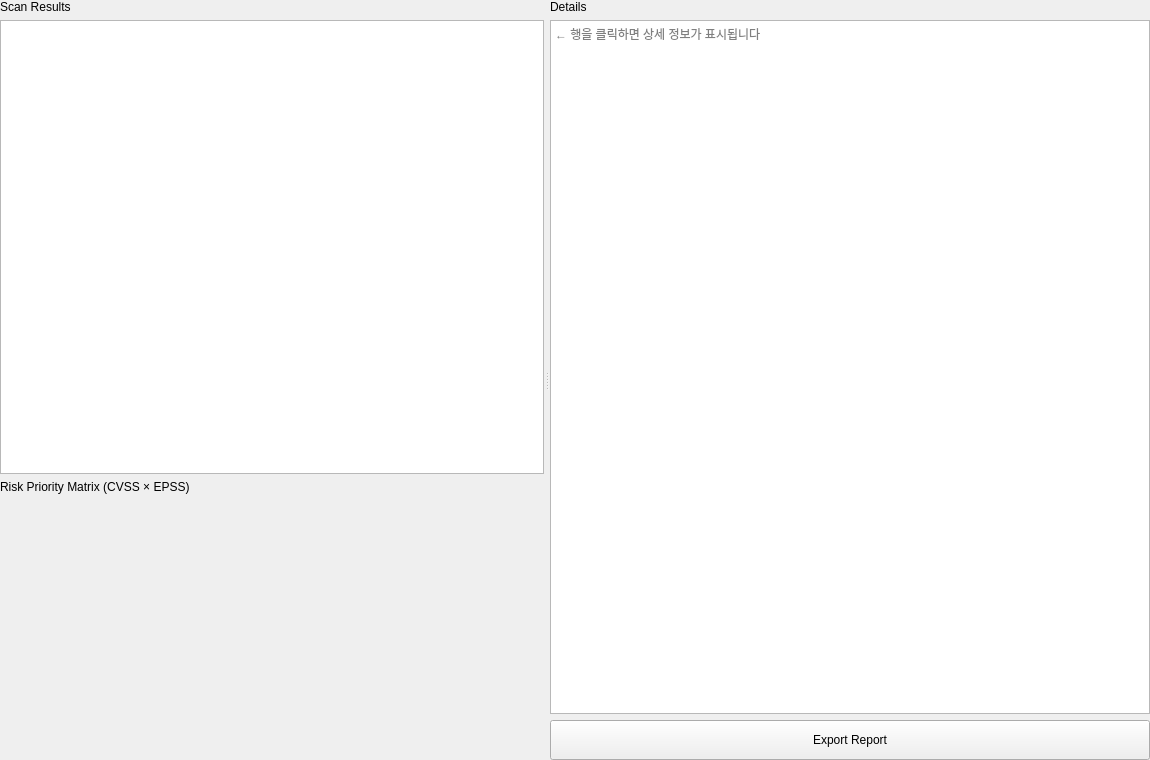
<?xml version="1.0" encoding="UTF-8"?>
<ui version="4.0">
 <class>MainWindow</class>
 <widget class="QMainWindow" name="MainWindow">
  <property name="geometry">
   <rect>
    <x>0</x>
    <y>0</y>
    <width>1150</width>
    <height>760</height>
   </rect>
  </property>
  <property name="windowTitle">
   <string>Service Port Scanner</string>
  </property>
  <widget class="QWidget" name="centralWidget">
   <layout class="QHBoxLayout" name="horizontalLayout">
    <property name="leftMargin">
     <number>0</number>
    </property>
    <property name="topMargin">
     <number>0</number>
    </property>
    <property name="rightMargin">
     <number>0</number>
    </property>
    <property name="bottomMargin">
     <number>0</number>
    </property>
    <item>
     <widget class="QSplitter" name="splitter">
      <property name="orientation">
       <enum>Qt::Horizontal</enum>
      </property>
      <property name="childrenCollapsible">
       <bool>false</bool>
      </property>
      <property name="handleWidth">
       <number>6</number>
      </property>
      <widget class="QWidget" name="leftPanel">
       <property name="minimumSize">
        <size>
         <width>400</width>
         <height>0</height>
        </size>
       </property>
       <property name="maximumSize">
        <size>
         <width>1600</width>
         <height>16777215</height>
        </size>
       </property>
       <layout class="QVBoxLayout" name="leftLayout">
        <property name="leftMargin">
         <number>0</number>
        </property>
        <property name="topMargin">
         <number>0</number>
        </property>
        <property name="rightMargin">
         <number>0</number>
        </property>
        <property name="bottomMargin">
         <number>0</number>
        </property>
        <item>
         <widget class="QLabel" name="scanResultsLabel">
          <property name="text">
           <string>Scan Results</string>
          </property>
         </widget>
        </item>
        <item>
         <widget class="QTableView" name="tableView"/>
        </item>
        <item>
         <widget class="QLabel" name="riskMatrixLabel">
          <property name="text">
           <string>Risk Priority Matrix (CVSS × EPSS)</string>
          </property>
         </widget>
        </item>
        <item>
         <widget class="QWidget" name="chartsContainer">
          <property name="minimumSize">
           <size>
            <width>0</width>
            <height>260</height>
           </size>
          </property>
         </widget>
        </item>
       </layout>
      </widget>
      <widget class="QWidget" name="rightPanel">
       <property name="minimumSize">
        <size>
         <width>280</width>
         <height>0</height>
        </size>
       </property>
       <property name="maximumSize">
        <size>
         <width>600</width>
         <height>16777215</height>
        </size>
       </property>
       <layout class="QVBoxLayout" name="rightLayout">
        <item>
         <widget class="QLabel" name="detailsLabel">
          <property name="text">
           <string>Details</string>
          </property>
         </widget>
        </item>
        <item>
         <widget class="QTextEdit" name="detailsText">
          <property name="minimumSize">
           <size>
            <width>350</width>
            <height>0</height>
           </size>
          </property>
          <property name="readOnly">
           <bool>true</bool>
          </property>
          <property name="placeholderText">
           <string>← 행을 클릭하면 상세 정보가 표시됩니다</string>
          </property>
         </widget>
        </item>
        <item>
         <widget class="QPushButton" name="btnExport">
          <property name="minimumSize">
           <size>
            <width>0</width>
            <height>40</height>
           </size>
          </property>
          <property name="text">
           <string>Export Report</string>
          </property>
         </widget>
        </item>
       </layout>
      </widget>
     </widget>
    </item>
   </layout>
  </widget>
 </widget>
 <resources/>
 <connections/>
</ui>
